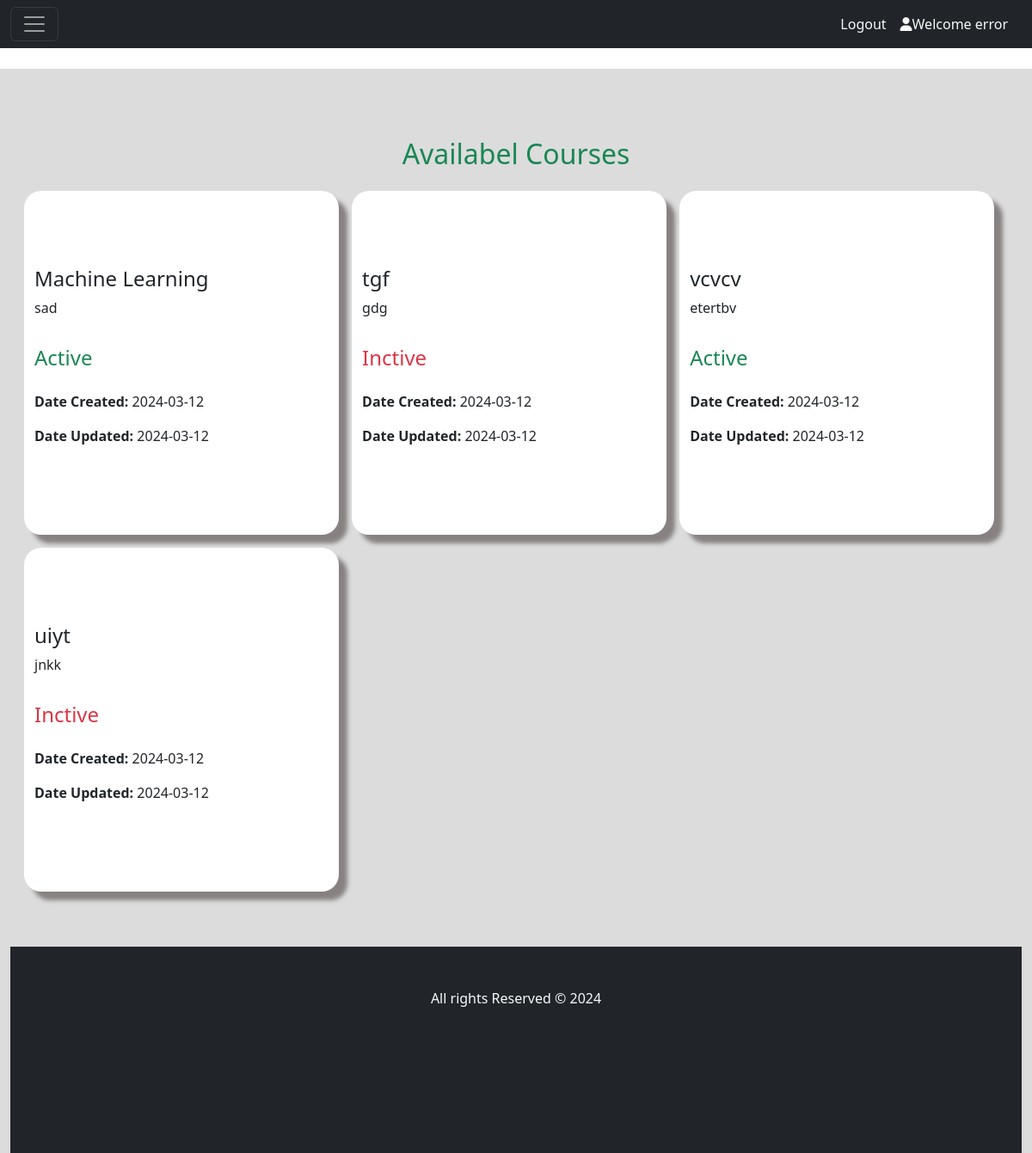
Page /courses.php (signed in) on the committed database.
### tables this page shows
CREATE TABLE `course` (
  `course_id` int(25) NOT NULL,
  `registration_id` int(25) NOT NULL,
  `course_name` char(255) NOT NULL,
  `course_description` char(255) NOT NULL,
  `course_status` char(30) NOT NULL,
  `course_date_created` date NOT NULL,
  `course_date_updated` date NOT NULL
);

### courses.php (the view, shortened to what this page needs)
<?php
    include("./connection.php");
?>
<!DOCTYPE html>
<html lang="en">
<head>
    <link rel="stylesheet" href="https://cdnjs.cloudflare.com/ajax/libs/font-awesome/6.5.1/css/all.min.css"
 />
    <link href="https://cdn.jsdelivr.net/npm/bootstrap@5.3.2/dist/css/bootstrap.min.css" rel="stylesheet">
    <link rel="stylesheet" href="course.css"/>
</head>
<body>
<nav class="navbar navbar-dark bg-dark fixed-top">
  <div class="container-fluid">
    <button class="navbar-toggler" type="button" data-bs-toggle="offcanvas" data-bs-target="#offcanvasDarkNavbar" aria-controls="offcanvasDarkNavbar" aria-label="Toggle navigation">
      <span class="navbar-toggler-icon"></span>
    </button>
    <div class="d-flex flex-row-reverse">
      <?php if(!isset($_SESSION['tutor_fname'])) : ?>
        <a class="nav-link text-light me-3" href="/Auth/login.php"><i class="fa-solid fa-user"></i>Welcome Guest</a>
        <a class="nav-link text-light me-3" href="./Auth/login.php">Login</a>
      <?php else : ?>
        <a class="nav-link text-light me-3" href="profile.php"><i class="fa-solid fa-user"></i>Welcome <?php echo $_SESSION['tutor_fname']; ?></a>
        <a class="nav-link text-light me-3" href="logout.php">Logout</a>
      <?php endif; ?>
    </div>
  </div>
</nav>
<div class="container-fluid d-flex content">
    <h2 class=" text-success w-100 text-center col-12">Availabel Courses</h2>
        <div class="row courses">
        <?php
    $select_course= "select * from `course`";
    $course_result = mysqli_query($con, $select_course);
    while($fetch_course = mysqli_fetch_assoc($course_result)){
    $course_name = $fetch_course['course_name'];
    $course_description = $fetch_course['course_description'];
    $course_status =$fetch_course['course_status'];
    $date_created= $fetch_course['course_date_created'];
    $date_updated=$fetch_course['course_date_updated'];
      if($course_status==='pending'){
          $course_status='Inactive';
      }else{
          $course_status='Active';
      }
?>
<div class=" webdesign">
    <h4><?php echo $course_name; ?></h4>
      <p><?php echo $course_description; ?></p>
    <P class="d-flex  gap-2">
      <?php
      if($course_status=='Active'){
        echo "<td class='text-success'><h4  class='text-success'>Active</h4></td>";
        }else{
            echo "<td class='bg-secondary text-light'><a  class='text-danger text-decoration-none'><h4  class='text-danger '>Inctive</h4></a></td>
            </tr>";
        }
    ?>
  </P>
    <P><b>Date Created:</b>    <?php echo $date_created; ?></P>
    <P><b>Date Updated: </b>   <?php echo $date_updated; ?></P>
</div>
<?php
}
?>
        </div>
      <footer class=" bg-dark mt-5">
          <p class="text-light text-center">All rights Reserved &copy; 2024</p>
      </footer>
</body>
</html>

### course.css (style rules this page uses)
.content { margin-top: 5rem; height: 100vh; width: 100%; background-color: gainsboro; flex-wrap: wrap; overflow-y: scroll; padding-top: 5rem; }
body { overflow: hidden; }
.courses { margin-bottom: 2rem; display: flex; align-items: center; justify-content: start; flex-wrap: wrap; margin: auto; gap: 15px; width: 100%; padding: 1rem ; overflow: hidden; }
.webdesign { box-shadow: 10px 10px 5px 0px rgba(107,99,99,0.75); -webkit-box-shadow: 10px 10px 5px 0px rgba(107,99,99,0.75); -moz-box-shadow: 10px 10px 5px 0px rgba(107,99,99,0.75); display: flex; justify-content: center; flex-wrap: wrap; background-color: #fff; flex-direction: column; height: 25rem; width: 32%; border-radius: 20px; }
footer { margin-top: 1rem; height: 20vh; width: 100%; }
footer >p { padding-top: 3rem; }

### rows in the picture
course: course_name "Machine Learning", course_description "sad", course_status "Active", course_date_created "2024-03-12", course_date_updated "2024-03-12"
course: course_name "tgf", course_description "gdg", course_status "Inctive", course_date_created "2024-03-12", course_date_updated "2024-03-12"
course: course_name "vcvcv", course_description "etertbv", course_status "Active", course_date_created "2024-03-12", course_date_updated "2024-03-12"
course: course_name "uiyt", course_description "jnkk", course_status "Inctive", course_date_created "2024-03-12", course_date_updated "2024-03-12"

### other values in the picture
$_SESSION['tutor_fname'] "error"
